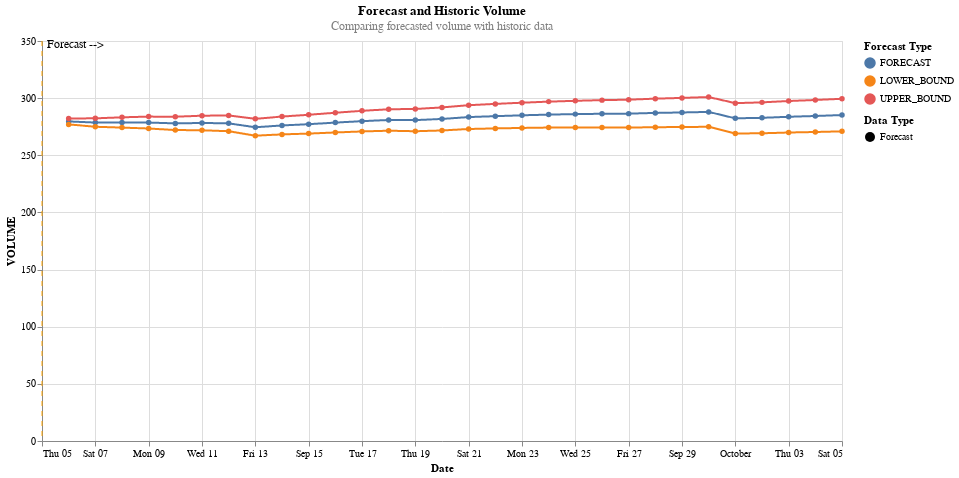
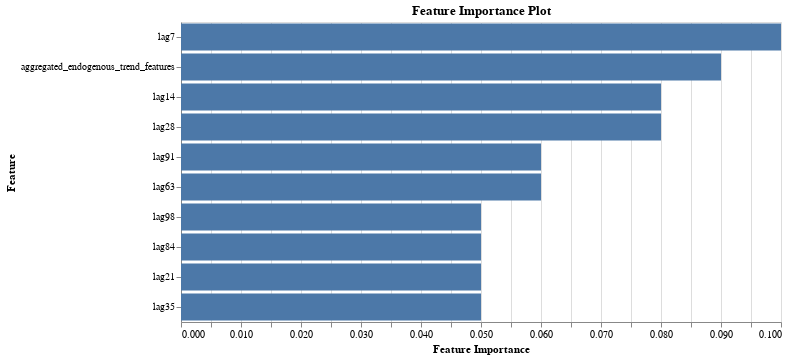

These figures' notebook cell, in order:
### Code cell
# Generate Forecast and Visualization
forecasting_period = 30
confidence_interval = 0.95
forecast_model.generate_forecast_and_visualization(show_historical=False)

### Figure 1 — Vega-Lite specification as saved in the notebook (floating-point values rounded to 4 significant figures)
{"config": {"view": {"continuousWidth": 300, "continuousHeight": 300}}, "layer": [{"data": {"name": "data-1c83a8a8ea643fa5cbf970d7d3e2c282"}, "mark": {"type": "line", "point": true}, "encoding": {"color": {"field": "VALUE_TYPE", "legend": {"title": "Forecast Type"}, "type": "nominal"}, "strokeDash": {"field": "TYPE", "legend": {"title": "Data Type"}, "type": "nominal"}, "x": {"axis": {"title": "Date"}, "field": "USAGE_DATE", "type": "temporal"}, "y": {"field": "VOLUME", "type": "quantitative"}}, "title": {"text": ["Forecast and Historic Volume"], "subtitle": ["Comparing forecasted volume with historic data"], "color": "black", "subtitleColor": "gray"}}, {"data": {"name": "data-5450400812ce499562c0843b9076e4ae"}, "mark": {"type": "rule", "color": "orange", "strokeDash": [5, 5]}, "encoding": {"x": {"field": "x", "type": "temporal"}}}, {"data": {"name": "data-a034946551d9b52a71d98e605fad923f"}, "mark": {"type": "text", "align": "left", "baseline": "bottom", "dx": 5, "dy": 5, "fontSize": 12}, "encoding": {"text": {"field": "label", "type": "nominal"}, "x": {"field": "x", "type": "temporal"}, "y": {"value": 5}}}], "height": 400, "width": 800, "$schema": "https://vega.github.io/schema/vega-lite/v5.17.0.json", "datasets": {"data-1c83a8a8ea643fa5cbf970d7d3e2c282": [{"USAGE_DATE": "2024-10-05T00:00:00", "TYPE": "Forecast", "VALUE_TYPE": "FORECAST", "VOLUME": 285.2}, {"USAGE_DATE": "2024-10-04T00:00:00", "TYPE": "Forecast", "VALUE_TYPE": "FORECAST", "VOLUME": 284.4}, {"USAGE_DATE": "2024-10-03T00:00:00", "TYPE": "Forecast", "VALUE_TYPE": "FORECAST", "VOLUME": 283.7}, {"USAGE_DATE": "2024-10-02T00:00:00", "TYPE": "Forecast", "VALUE_TYPE": "FORECAST", "VOLUME": 282.8}, {"USAGE_DATE": "2024-10-01T00:00:00", "TYPE": "Forecast", "VALUE_TYPE": "FORECAST", "VOLUME": 282.3}, {"USAGE_DATE": "2024-09-30T00:00:00", "TYPE": "Forecast", "VALUE_TYPE": "FORECAST", "VOLUME": 288.0}, {"USAGE_DATE": "2024-09-29T00:00:00", "TYPE": "Forecast", "VALUE_TYPE": "FORECAST", "VOLUME": 287.5}, {"USAGE_DATE": "2024-09-28T00:00:00", "TYPE": "Forecast", "VALUE_TYPE": "FORECAST", "VOLUME": 287.1}, {"USAGE_DATE": "2024-09-27T00:00:00", "TYPE": "Forecast", "VALUE_TYPE": "FORECAST", "VOLUME": 286.4}, {"USAGE_DATE": "2024-09-26T00:00:00", "TYPE": "Forecast", "VALUE_TYPE": "FORECAST", "VOLUME": 286.3}, {"USAGE_DATE": "2024-09-25T00:00:00", "TYPE": "Forecast", "VALUE_TYPE": "FORECAST", "VOLUME": 286.0}, {"USAGE_DATE": "2024-09-24T00:00:00", "TYPE": "Forecast", "VALUE_TYPE": "FORECAST", "VOLUME": 285.6}, {"USAGE_DATE": "2024-09-23T00:00:00", "TYPE": "Forecast", "VALUE_TYPE": "FORECAST", "VOLUME": 285.0}, {"USAGE_DATE": "2024-09-22T00:00:00", "TYPE": "Forecast", "VALUE_TYPE": "FORECAST", "VOLUME": 284.2}, {"USAGE_DATE": "2024-09-21T00:00:00", "TYPE": "Forecast", "VALUE_TYPE": "FORECAST", "VOLUME": 283.4}, {"USAGE_DATE": "2024-09-20T00:00:00", "TYPE": "Forecast", "VALUE_TYPE": "FORECAST", "VOLUME": 281.8}, {"USAGE_DATE": "2024-09-19T00:00:00", "TYPE": "Forecast", "VALUE_TYPE": "FORECAST", "VOLUME": 280.8}, {"USAGE_DATE": "2024-09-18T00:00:00", "TYPE": "Forecast", "VALUE_TYPE": "FORECAST", "VOLUME": 280.9}, {"USAGE_DATE": "2024-09-17T00:00:00", "TYPE": "Forecast", "VALUE_TYPE": "FORECAST", "VOLUME": 279.9}, {"USAGE_DATE": "2024-09-16T00:00:00", "TYPE": "Forecast", "VALUE_TYPE": "FORECAST", "VOLUME": 278.6}, {"USAGE_DATE": "2024-09-15T00:00:00", "TYPE": "Forecast", "VALUE_TYPE": "FORECAST", "VOLUME": 277.2}, {"USAGE_DATE": "2024-09-14T00:00:00", "TYPE": "Forecast", "VALUE_TYPE": "FORECAST", "VOLUME": 276.1}, {"USAGE_DATE": "2024-09-13T00:00:00", "TYPE": "Forecast", "VALUE_TYPE": "FORECAST", "VOLUME": 274.5}, {"USAGE_DATE": "2024-09-12T00:00:00", "TYPE": "Forecast", "VALUE_TYPE": "FORECAST", "VOLUME": 277.9}, {"USAGE_DATE": "2024-09-11T00:00:00", "TYPE": "Forecast", "VALUE_TYPE": "FORECAST", "VOLUME": 278.3}, {"USAGE_DATE": "2024-09-10T00:00:00", "TYPE": "Forecast", "VALUE_TYPE": "FORECAST", "VOLUME": 277.9}, {"USAGE_DATE": "2024-09-09T00:00:00", "TYPE": "Forecast", "VALUE_TYPE": "FORECAST", "VOLUME": 278.6}, {"USAGE_DATE": "2024-09-08T00:00:00", "TYPE": "Forecast", "VALUE_TYPE": "FORECAST", "VOLUME": 278.7}, {"USAGE_DATE": "2024-09-07T00:00:00", "TYPE": "Forecast", "VALUE_TYPE": "FORECAST", "VOLUME": 278.7}, {"USAGE_DATE": "2024-09-06T00:00:00", "TYPE": "Forecast", "VALUE_TYPE": "FORECAST", "VOLUME": 279.6}, {"USAGE_DATE": "2024-10-05T00:00:00", "TYPE": "Forecast", "VALUE_TYPE": "LOWER_BOUND", "VOLUME": 270.9}, {"USAGE_DATE": "2024-10-04T00:00:00", "TYPE": "Forecast", "VALUE_TYPE": "LOWER_BOUND", "VOLUME": 270.4}, {"USAGE_DATE": "2024-10-03T00:00:00", "TYPE": "Forecast", "VALUE_TYPE": "LOWER_BOUND", "VOLUME": 269.9}, {"USAGE_DATE": "2024-10-02T00:00:00", "TYPE": "Forecast", "VALUE_TYPE": "LOWER_BOUND", "VOLUME": 269.3}, {"USAGE_DATE": "2024-10-01T00:00:00", "TYPE": "Forecast", "VALUE_TYPE": "LOWER_BOUND", "VOLUME": 269.1}, {"USAGE_DATE": "2024-09-30T00:00:00", "TYPE": "Forecast", "VALUE_TYPE": "LOWER_BOUND", "VOLUME": 274.9}, {"USAGE_DATE": "2024-09-29T00:00:00", "TYPE": "Forecast", "VALUE_TYPE": "LOWER_BOUND", "VOLUME": 274.7}, {"USAGE_DATE": "2024-09-28T00:00:00", "TYPE": "Forecast", "VALUE_TYPE": "LOWER_BOUND", "VOLUME": 274.6}, {"USAGE_DATE": "2024-09-27T00:00:00", "TYPE": "Forecast", "VALUE_TYPE": "LOWER_BOUND", "VOLUME": 274.2}, {"USAGE_DATE": "2024-09-26T00:00:00", "TYPE": "Forecast", "VALUE_TYPE": "LOWER_BOUND", "VOLUME": 274.4}, {"USAGE_DATE": "2024-09-25T00:00:00", "TYPE": "Forecast", "VALUE_TYPE": "LOWER_BOUND", "VOLUME": 274.4}, {"USAGE_DATE": "2024-09-24T00:00:00", "TYPE": "Forecast", "VALUE_TYPE": "LOWER_BOUND", "VOLUME": 274.3}, {"USAGE_DATE": "2024-09-23T00:00:00", "TYPE": "Forecast", "VALUE_TYPE": "LOWER_BOUND", "VOLUME": 273.9}, {"USAGE_DATE": "2024-09-22T00:00:00", "TYPE": "Forecast", "VALUE_TYPE": "LOWER_BOUND", "VOLUME": 273.5}, {"USAGE_DATE": "2024-09-21T00:00:00", "TYPE": "Forecast", "VALUE_TYPE": "LOWER_BOUND", "VOLUME": 273.0}, {"USAGE_DATE": "2024-09-20T00:00:00", "TYPE": "Forecast", "VALUE_TYPE": "LOWER_BOUND", "VOLUME": 271.7}, {"USAGE_DATE": "2024-09-19T00:00:00", "TYPE": "Forecast", "VALUE_TYPE": "LOWER_BOUND", "VOLUME": 271.0}, {"USAGE_DATE": "2024-09-18T00:00:00", "TYPE": "Forecast", "VALUE_TYPE": "LOWER_BOUND", "VOLUME": 271.5}, {"USAGE_DATE": "2024-09-17T00:00:00", "TYPE": "Forecast", "VALUE_TYPE": "LOWER_BOUND", "VOLUME": 270.9}, {"USAGE_DATE": "2024-09-16T00:00:00", "TYPE": "Forecast", "VALUE_TYPE": "LOWER_BOUND", "VOLUME": 270.0}, {"USAGE_DATE": "2024-09-15T00:00:00", "TYPE": "Forecast", "VALUE_TYPE": "LOWER_BOUND", "VOLUME": 269.0}, {"USAGE_DATE": "2024-09-14T00:00:00", "TYPE": "Forecast", "VALUE_TYPE": "LOWER_BOUND", "VOLUME": 268.3}, {"USAGE_DATE": "2024-09-13T00:00:00", "TYPE": "Forecast", "VALUE_TYPE": "LOWER_BOUND", "VOLUME": 267.2}, {"USAGE_DATE": "2024-09-12T00:00:00", "TYPE": "Forecast", "VALUE_TYPE": "LOWER_BOUND", "VOLUME": 271.0}, {"USAGE_DATE": "2024-09-11T00:00:00", "TYPE": "Forecast", "VALUE_TYPE": "LOWER_BOUND", "VOLUME": 271.9}, {"USAGE_DATE": "2024-09-10T00:00:00", "TYPE": "Forecast", "VALUE_TYPE": "LOWER_BOUND", "VOLUME": 272.1}, {"USAGE_DATE": "2024-09-09T00:00:00", "TYPE": "Forecast", "VALUE_TYPE": "LOWER_BOUND", "VOLUME": 273.4}, {"USAGE_DATE": "2024-09-08T00:00:00", "TYPE": "Forecast", "VALUE_TYPE": "LOWER_BOUND", "VOLUME": 274.2}, {"USAGE_DATE": "2024-09-07T00:00:00", "TYPE": "Forecast", "VALUE_TYPE": "LOWER_BOUND", "VOLUME": 275.0}, {"USAGE_DATE": "2024-09-06T00:00:00", "TYPE": "Forecast", "VALUE_TYPE": "LOWER_BOUND", "VOLUME": 277.0}, {"USAGE_DATE": "2024-10-05T00:00:00", "TYPE": "Forecast", "VALUE_TYPE": "UPPER_BOUND", "VOLUME": 299.4}, {"USAGE_DATE": "2024-10-04T00:00:00", "TYPE": "Forecast", "VALUE_TYPE": "UPPER_BOUND", "VOLUME": 298.4}, {"USAGE_DATE": "2024-10-03T00:00:00", "TYPE": "Forecast", "VALUE_TYPE": "UPPER_BOUND", "VOLUME": 297.5}, {"USAGE_DATE": "2024-10-02T00:00:00", "TYPE": "Forecast", "VALUE_TYPE": "UPPER_BOUND", "VOLUME": 296.3}, {"USAGE_DATE": "2024-10-01T00:00:00", "TYPE": "Forecast", "VALUE_TYPE": "UPPER_BOUND", "VOLUME": 295.6}, {"USAGE_DATE": "2024-09-30T00:00:00", "TYPE": "Forecast", "VALUE_TYPE": "UPPER_BOUND", "VOLUME": 301.0}, {"USAGE_DATE": "2024-09-29T00:00:00", "TYPE": "Forecast", "VALUE_TYPE": "UPPER_BOUND", "VOLUME": 300.2}, {"USAGE_DATE": "2024-09-28T00:00:00", "TYPE": "Forecast", "VALUE_TYPE": "UPPER_BOUND", "VOLUME": 299.5}, {"USAGE_DATE": "2024-09-27T00:00:00", "TYPE": "Forecast", "VALUE_TYPE": "UPPER_BOUND", "VOLUME": 298.7}, {"USAGE_DATE": "2024-09-26T00:00:00", "TYPE": "Forecast", "VALUE_TYPE": "UPPER_BOUND", "VOLUME": 298.3}, {"USAGE_DATE": "2024-09-25T00:00:00", "TYPE": "Forecast", "VALUE_TYPE": "UPPER_BOUND", "VOLUME": 297.7}, {"USAGE_DATE": "2024-09-24T00:00:00", "TYPE": "Forecast", "VALUE_TYPE": "UPPER_BOUND", "VOLUME": 297.0}, {"USAGE_DATE": "2024-09-23T00:00:00", "TYPE": "Forecast", "VALUE_TYPE": "UPPER_BOUND", "VOLUME": 296.0}, {"USAGE_DATE": "2024-09-22T00:00:00", "TYPE": "Forecast", "VALUE_TYPE": "UPPER_BOUND", "VOLUME": 295.0}, {"USAGE_DATE": "2024-09-21T00:00:00", "TYPE": "Forecast", "VALUE_TYPE": "UPPER_BOUND", "VOLUME": 293.8}, {"USAGE_DATE": "2024-09-20T00:00:00", "TYPE": "Forecast", "VALUE_TYPE": "UPPER_BOUND", "VOLUME": 291.9}, {"USAGE_DATE": "2024-09-19T00:00:00", "TYPE": "Forecast", "VALUE_TYPE": "UPPER_BOUND", "VOLUME": 290.5}, {"USAGE_DATE": "2024-09-18T00:00:00", "TYPE": "Forecast", "VALUE_TYPE": "UPPER_BOUND", "VOLUME": 290.3}, {"USAGE_DATE": "2024-09-17T00:00:00", "TYPE": "Forecast", "VALUE_TYPE": "UPPER_BOUND", "VOLUME": 288.9}, {"USAGE_DATE": "2024-09-16T00:00:00", "TYPE": "Forecast", "VALUE_TYPE": "UPPER_BOUND", "VOLUME": 287.2}, {"USAGE_DATE": "2024-09-15T00:00:00", "TYPE": "Forecast", "VALUE_TYPE": "UPPER_BOUND", "VOLUME": 285.4}, {"USAGE_DATE": "2024-09-14T00:00:00", "TYPE": "Forecast", "VALUE_TYPE": "UPPER_BOUND", "VOLUME": 283.9}, {"USAGE_DATE": "2024-09-13T00:00:00", "TYPE": "Forecast", "VALUE_TYPE": "UPPER_BOUND", "VOLUME": 281.9}, {"USAGE_DATE": "2024-09-12T00:00:00", "TYPE": "Forecast", "VALUE_TYPE": "UPPER_BOUND", "VOLUME": 284.8}, {"USAGE_DATE": "2024-09-11T00:00:00", "TYPE": "Forecast", "VALUE_TYPE": "UPPER_BOUND", "VOLUME": 284.7}, {"USAGE_DATE": "2024-09-10T00:00:00", "TYPE": "Forecast", "VALUE_TYPE": "UPPER_BOUND", "VOLUME": 283.7}, {"USAGE_DATE": "2024-09-09T00:00:00", "TYPE": "Forecast", "VALUE_TYPE": "UPPER_BOUND", "VOLUME": 283.9}, {"USAGE_DATE": "2024-09-08T00:00:00", "TYPE": "Forecast", "VALUE_TYPE": "UPPER_BOUND", "VOLUME": 283.2}, {"USAGE_DATE": "2024-09-07T00:00:00", "TYPE": "Forecast", "VALUE_TYPE": "UPPER_BOUND", "VOLUME": 282.3}, {"USAGE_DATE": "2024-09-06T00:00:00", "TYPE": "Forecast", "VALUE_TYPE": "UPPER_BOUND", "VOLUME": 282.2}], "data-5450400812ce499562c0843b9076e4ae": [{"x": "2024-09-05T00:00:00"}], "data-a034946551d9b52a71d98e605fad923f": [{"x": "2024-09-05T00:00:00", "label": "Forecast -->"}]}}

### Figure 2 — Vega-Lite specification as saved in the notebook (floating-point values rounded to 4 significant figures)
{"config": {"view": {"continuousWidth": 300, "continuousHeight": 300}}, "data": {"name": "data-1ba53d0b428182d5fa2989fc16932168"}, "mark": {"type": "bar"}, "encoding": {"x": {"field": "SCORE", "title": "Feature Importance", "type": "quantitative"}, "y": {"field": "FEATURE_NAME", "sort": "-x", "title": "Feature", "type": "nominal"}}, "height": 300, "title": "Feature Importance Plot", "width": 600, "$schema": "https://vega.github.io/schema/vega-lite/v5.17.0.json", "datasets": {"data-1ba53d0b428182d5fa2989fc16932168": [{"RANK": 1, "FEATURE_NAME": "lag7", "SCORE": 0.1, "FEATURE_TYPE": "derived_from_endogenous"}, {"RANK": 2, "FEATURE_NAME": "aggregated_endogenous_trend_features", "SCORE": 0.09, "FEATURE_TYPE": "derived_from_endogenous"}, {"RANK": 3, "FEATURE_NAME": "lag14", "SCORE": 0.08, "FEATURE_TYPE": "derived_from_endogenous"}, {"RANK": 4, "FEATURE_NAME": "lag28", "SCORE": 0.08, "FEATURE_TYPE": "derived_from_endogenous"}, {"RANK": 5, "FEATURE_NAME": "lag91", "SCORE": 0.06, "FEATURE_TYPE": "derived_from_endogenous"}, {"RANK": 6, "FEATURE_NAME": "lag63", "SCORE": 0.06, "FEATURE_TYPE": "derived_from_endogenous"}, {"RANK": 7, "FEATURE_NAME": "lag98", "SCORE": 0.05, "FEATURE_TYPE": "derived_from_endogenous"}, {"RANK": 8, "FEATURE_NAME": "lag84", "SCORE": 0.05, "FEATURE_TYPE": "derived_from_endogenous"}, {"RANK": 9, "FEATURE_NAME": "lag21", "SCORE": 0.05, "FEATURE_TYPE": "derived_from_endogenous"}, {"RANK": 10, "FEATURE_NAME": "lag35", "SCORE": 0.05, "FEATURE_TYPE": "derived_from_endogenous"}]}}
